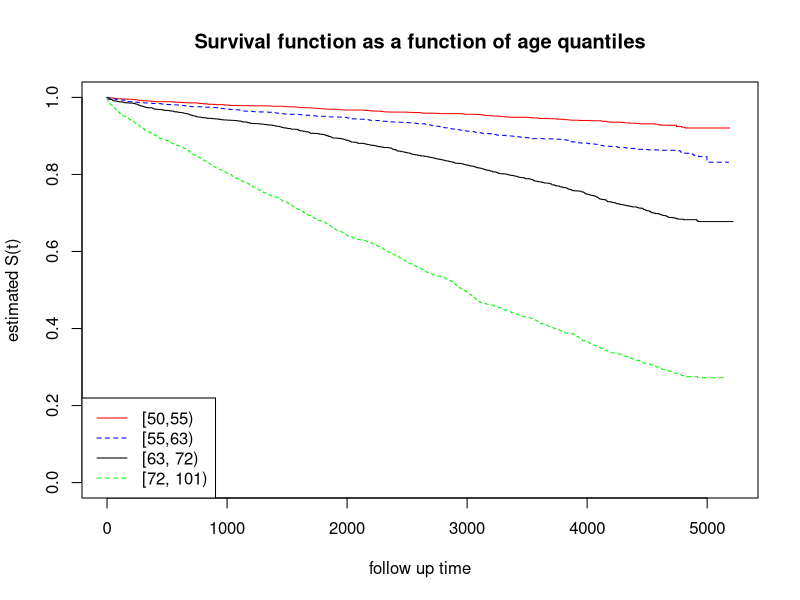
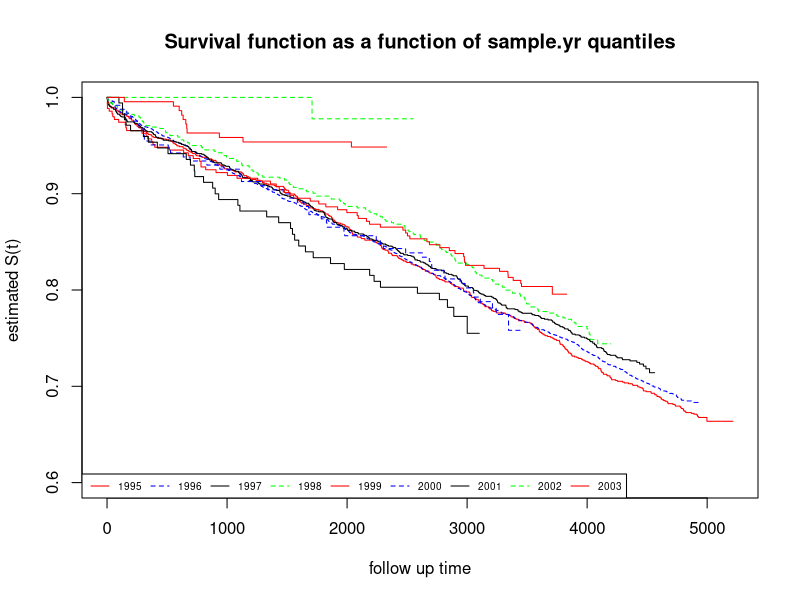
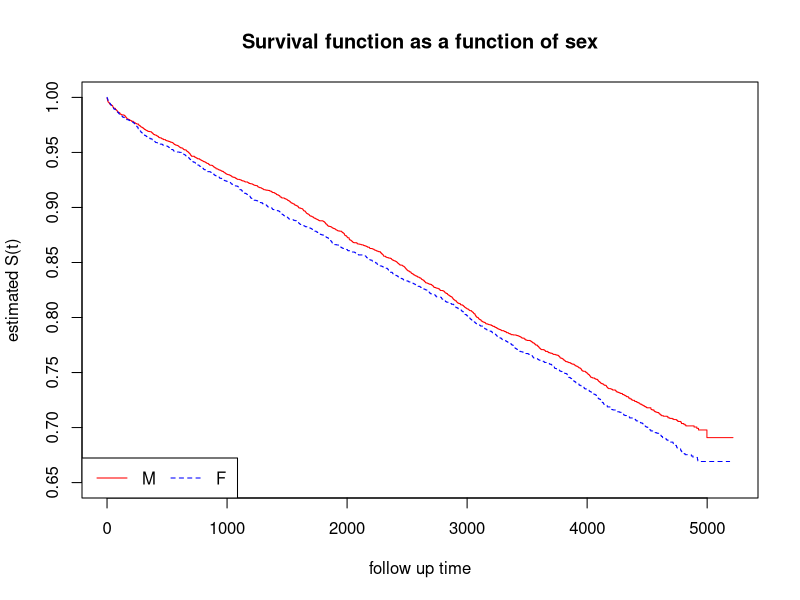
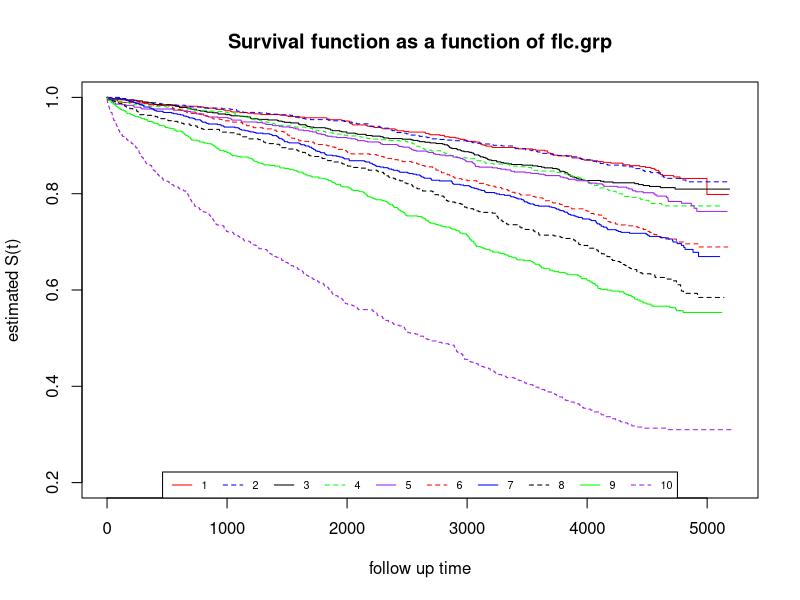
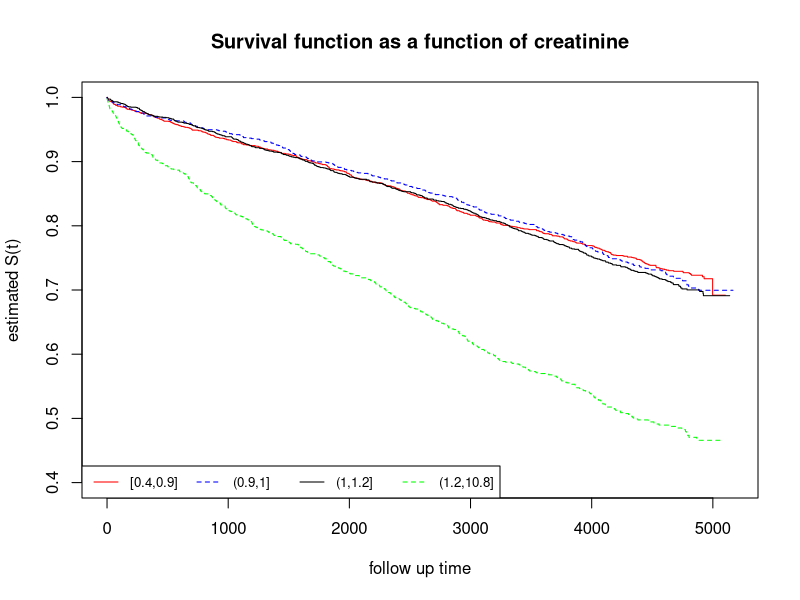
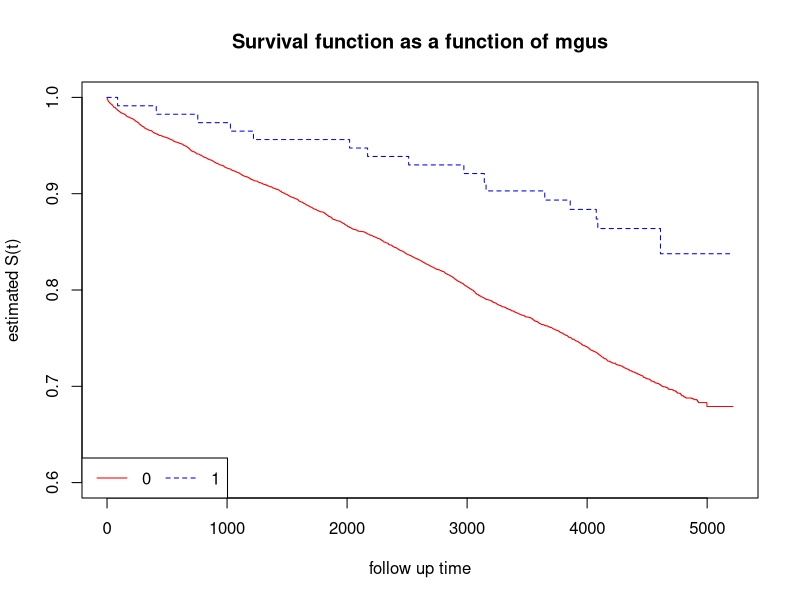

These figures' R source, in order: (Note: this script raises an error after producing the figures.)
library(survival)
data("flchain")
attach(flchain)
# QUESTION 1 - UNIVARIATE ANALYSIS ON ALL 

univariate_km = function(var) {
  surv_object <- Surv(futime, death)
  result_km <- survfit(surv_object ~ var, conf.type = "log-log")
  
  return(result_km)
}

#  we will not include variables: kappa, lambda (condensed into flc.grp), and chapter (too many level)

# age
age_quantile <- cut(age, quantile(age), include.lowest =  T)
age_death = univariate_km(age_quantile)
plot(age_death, col = c('red', 'blue', 'black', 'green'), lty = 1:2, xlab = "follow up time", ylab = "estimated S(t)", main = 'Survival function as a function of age quantiles')
legend("bottomleft", legend = c("[50,55)", "[55,63)", "[63, 72)", "[72, 101)"), lty = 1:2, col = c('red', 'blue', 'black', 'green'))

# sample.yr
sample.yr_death = univariate_km(sample.yr)
plot(sample.yr_death, col = c('red', 'blue', 'black', 'green', 'red', 'blue', 'black', 'green'), lty = 1:2, xlab = "follow up time", ylab = "estimated S(t)", main = 'Survival function as a function of sample.yr quantiles', ylim=c(0.60,1))
legend("bottomleft", legend = c(1995, 1996, 1997, 1998, 1999, 2000, 2001, 2002, 2003 ), col = c('red', 'blue', 'black', 'green', 'red', 'blue', 'black', 'green'), lty = 1:2, horiz=T, cex = 0.6)

# sex
sex_death = univariate_km(sex)
plot(sex_death, col = c('red', 'blue'), lty = 1:2, xlab = "follow up time", ylab = "estimated S(t)", main = 'Survival function as a function of sex', ylim=c(0.65, 1))
legend("bottomleft", legend = c('M', 'F'), col = c('red', 'blue'), lty = 1:2, horiz = T)


# flc.gpr
flc.grp_death = univariate_km(flc.grp)
plot(flc.grp_death, col = c('red', 'blue', 'black', 'green', 'purple', 'red', 'blue', 'black', 'green', 'purple'), lty = 1:2, xlab = "follow up time", ylab = "estimated S(t)", main = 'Survival function as a function of flc.grp', ylim=c(0.2, 1))
legend("bottom", legend = c(1,2,3,4,5,6,7,8,9,10), col = c('red', 'blue', 'black', 'green', 'purple', 'red', 'blue', 'black', 'green', 'purple'), lty = 1:2, horiz = T, cex = 0.65)


# creatinine
#  [0.4,0.9] (0.9,1] (1,1.2] (1.2,10.8]
creatinine_quanitle = cut(creatinine, quantile(creatinine, na.rm = T), include.lowest =  T)
creatinine_death = univariate_km(creatinine_quanitle)
plot(creatinine_death, col = c('red', 'blue', 'black', 'green'), lty = 1:2, xlab = "follow up time", ylab = "estimated S(t)", main = 'Survival function as a function of creatinine', ylim=c(0.4, 1))
legend("bottomleft", legend = c("[0.4,0.9]", "(0.9,1]", "(1,1.2]", "(1.2,10.8]"), col = c('red', 'blue', 'black', 'green'), lty = 1:2, horiz = T, cex = 0.8)


# mgus
mgus_death = univariate_km(mgus)
plot(mgus_death, col = c('red', 'blue'), lty = 1:2, xlab = "follow up time", ylab = "estimated S(t)", main = 'Survival function as a function of mgus', ylim=c(0.6, 1))
legend("bottomleft", legend = c(0,1), col = c('red', 'blue'), lty = 1:2, horiz = T, cex = 1)




# Fleming-Harringon (Nelson-Aalen) estimator
?survfit
result.na <- survfit(g ~ 1, conf.type="log-log", stype=2)
summary(result.na)

# cumulative hazard and corresponding standard error
round(result.na$cumhaz,4)
round(result.na$std.chaz,4)

plot(result.na)
abline(h=0.5, col="red",lty=3)

tt_full<-c(tt,1,1,2,2,3,4,4,5,5,8,8,8,8,11,11,12,12,15,17,22,23)
cens_full<- c(cens, rep(1,21))
control <- rep(c(0,1), each=21)

results <- survfit(Surv(tt_full, cens_full) ~ control, conf.type="log-log")
results

summary(results)
plot(results,col=c("black", "red"),lty = 1:2,xlab = "Weeks", ylab = "estimated S(t)")
legend("topright", legend = c("treat", "control"), lty = c(1, 2),col=c("black","red"))

quantile(results)
